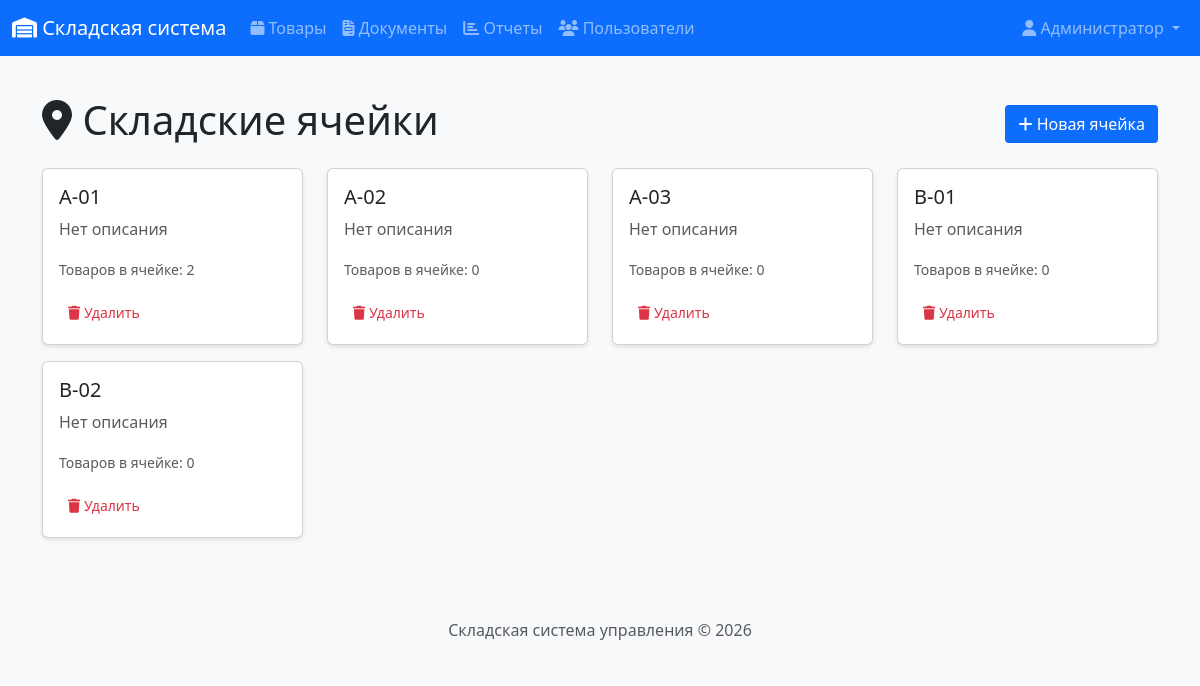
The app's page /products/cells (signed in), older data.
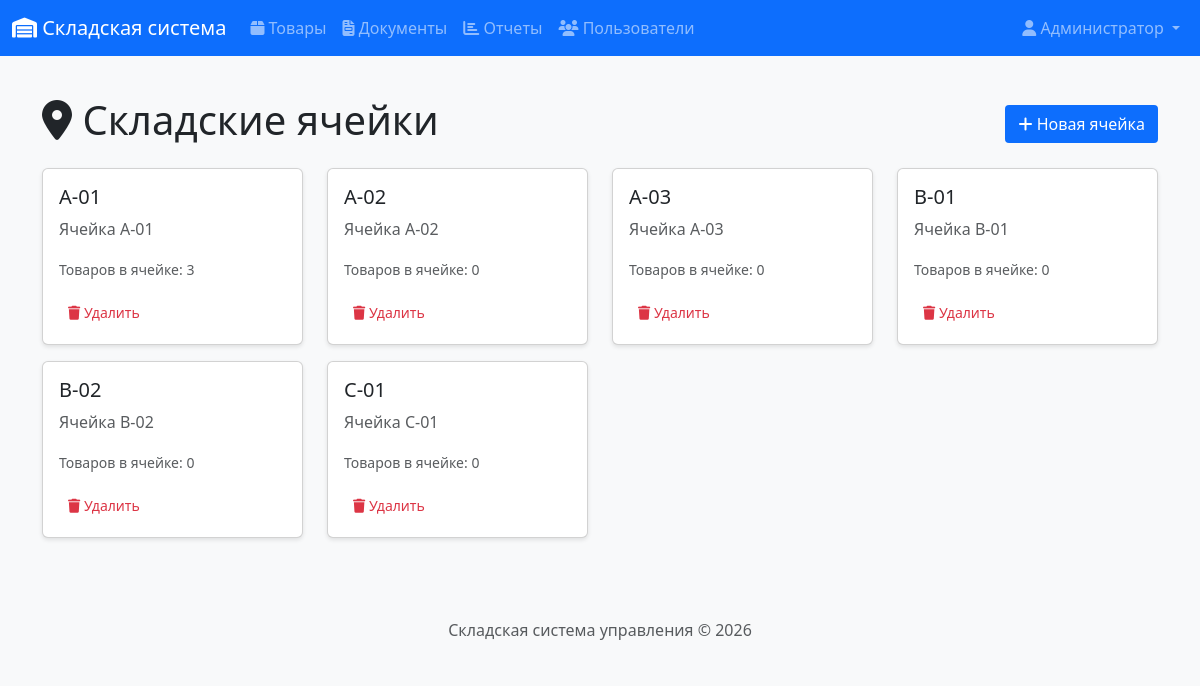
The same page, newer data.
### app/models.py (models this page shows, shortened)
class User(UserMixin, db.Model):
    __tablename__ = 'users'
    id = db.Column(db.Integer, primary_key=True)
    username = db.Column(db.String(64), unique=True, nullable=False)
    email = db.Column(db.String(120), unique=True, nullable=False)
    password_hash = db.Column(db.String(256))
    full_name = db.Column(db.String(100))
    role = db.Column(db.String(20), default='manager')  # admin, manager, storekeeper
    created_at = db.Column(db.DateTime, default=datetime.utcnow)
    documents_created = db.relationship('Document', backref='author', lazy='dynamic')
    def is_admin(self):
        return self.role == 'admin'
    def is_manager(self):
        return self.role in ['admin', 'manager']

class WarehouseCell(db.Model):
    __tablename__ = 'warehouse_cells'
    id = db.Column(db.Integer, primary_key=True)
    name = db.Column(db.String(20), unique=True, nullable=False)  # A-01, B-12 и т.д.
    description = db.Column(db.String(100))
    balances = db.relationship('StockBalance', backref='cell', lazy='dynamic')

### app/routes/products.py (the view)
@bp.route('/cells')
@login_required
def cell_list():
    cells = WarehouseCell.query.all()
    return render_template('products/cells.html', title='Складские ячейки', cells=cells)

### app/__init__.py (called while the page is built)
@login_manager.user_loader
def load_user(user_id):
    from app.models import User
    return User.query.get(int(user_id))

### app/templates/products/cells.html (shortened to what this page needs)
{% extends "base.html" %}
{% block content %}
<div class="d-flex justify-content-between align-items-center mb-3">
    <h1><i class="fas fa-map-marker-alt"></i> Складские ячейки</h1>
    {% if current_user.is_manager() %}
    <a href="{{ url_for('products.cell_create') }}" class="btn btn-primary">
        <i class="fas fa-plus"></i> Новая ячейка
    </a>
    {% endif %}
</div>
<div class="row">
    {% for cell in cells %}
    <div class="col-md-3 mb-3">
        <div class="card">
            <div class="card-body">
                <h5 class="card-title">{{ cell.name }}</h5>
                <p class="card-text text-muted">{{ cell.description or 'Нет описания' }}</p>
                <p class="card-text">
                    <small class="text-muted">
                        Товаров в ячейке: {{ cell.balances.count() }}
                    </small>
                </p>
                {% if current_user.is_manager() %}
                <button type="button" class="btn btn-sm btn-outline-danger"
                        data-bs-toggle="modal" data-bs-target="#deleteModal{{ cell.id }}">
                    <i class="fas fa-trash"></i> Удалить
                </button>
                {% endif %}
            </div>
        </div>
    </div>
    {% endfor %}
</div>
{% endblock %}

### app/templates/base.html (shortened to what this page needs)
<!DOCTYPE html>
<html lang="ru">
<head>
    <link href="https://cdn.jsdelivr.net/npm/bootstrap@5.3.0/dist/css/bootstrap.min.css" rel="stylesheet">
    <link rel="stylesheet" href="https://cdnjs.cloudflare.com/ajax/libs/font-awesome/6.4.0/css/all.min.css">
    <link rel="stylesheet" href="{{ url_for('static', filename='css/style.css') }}">
</head>
<body>
    <nav class="navbar navbar-expand-lg navbar-dark bg-primary">
        <div class="container-fluid">
            <a class="navbar-brand" href="{{ url_for('index') }}">
                <i class="fas fa-warehouse"></i> Складская система
            </a>
            <div class="collapse navbar-collapse" id="navbarNav">
                {% if current_user.is_authenticated %}
                <ul class="navbar-nav me-auto">
                    <li class="nav-item">
                        <a class="nav-link" href="{{ url_for('products.product_list') }}">
                            <i class="fas fa-box"></i> Товары
                        </a>
                    </li>
                    <li class="nav-item">
                        <a class="nav-link" href="{{ url_for('documents.document_list') }}">
                            <i class="fas fa-file-invoice"></i> Документы
                        </a>
                    </li>
                    <li class="nav-item">
                        <a class="nav-link" href="{{ url_for('reports.stock_report') }}">
                            <i class="fas fa-chart-bar"></i> Отчеты
                        </a>
                    </li>
                    {% if current_user.is_admin() %}
                    <li class="nav-item">
                        <a class="nav-link" href="{{ url_for('auth.user_list') }}">
                            <i class="fas fa-users"></i> Пользователи
                        </a>
                    </li>
                    {% endif %}
                </ul>
                <ul class="navbar-nav">
                    <li class="nav-item dropdown">
                        <a class="nav-link dropdown-toggle" href="#" role="button" data-bs-toggle="dropdown">
                            <i class="fas fa-user"></i> {{ current_user.full_name or current_user.username }}
                        </a>
                    </li>
                </ul>
                {% endif %}
            </div>
        </div>
    </nav>
    <main class="container mt-4">
        {% block content %}{% endblock %}
    </main>
    <footer class="footer mt-5 py-3 bg-light">
        <div class="container text-center">
            <span class="text-muted">Складская система управления &copy; 2026</span>
        </div>
    </footer>
</body>
</html>

### app/static/css/style.css (style rules this page uses)
body { font-family: 'Segoe UI', Tahoma, Geneva, Verdana, sans-serif; background-color: #f8f9fa; min-height: 100vh; display: flex; flex-direction: column; margin: 0; padding: 0; }
.footer { margin-top: auto; width: 100%; background-color: #f8f9fa; padding: 1rem 0; text-align: center; }
.card { box-shadow: 0 2px 4px rgba(0,0,0,0.1); transition: transform 0.2s; }
.btn { display: inline-block; font-weight: 400; line-height: 1.5; text-align: center; text-decoration: none; vertical-align: middle; cursor: pointer; padding: 0.375rem 0.75rem; font-size: 1rem; border-radius: 0.25rem; border: 1px solid transparent; }
.btn-sm { padding: 0.25rem 0.5rem; font-size: 0.875rem; border-radius: 0.2rem; }
p, strong, span, div { white-space: normal; word-break: normal; }

Row changes from the older to the newer data that the page shows:
changed WarehouseCell: description "Нет описания" → "Ячейка A-01"; balances.count "2" → "3"
changed WarehouseCell: description "Нет описания" → "Ячейка A-02"
changed WarehouseCell: description "Нет описания" → "Ячейка A-03"
changed WarehouseCell: description "Нет описания" → "Ячейка B-01"
changed WarehouseCell: description "Нет описания" → "Ячейка B-02"
added WarehouseCell: name "C-01", description "Ячейка C-01", balances.count "0"
